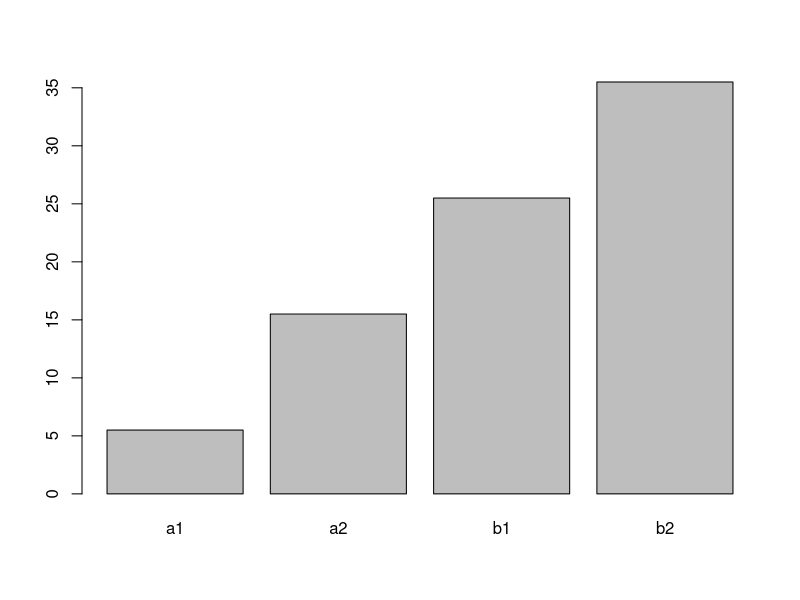
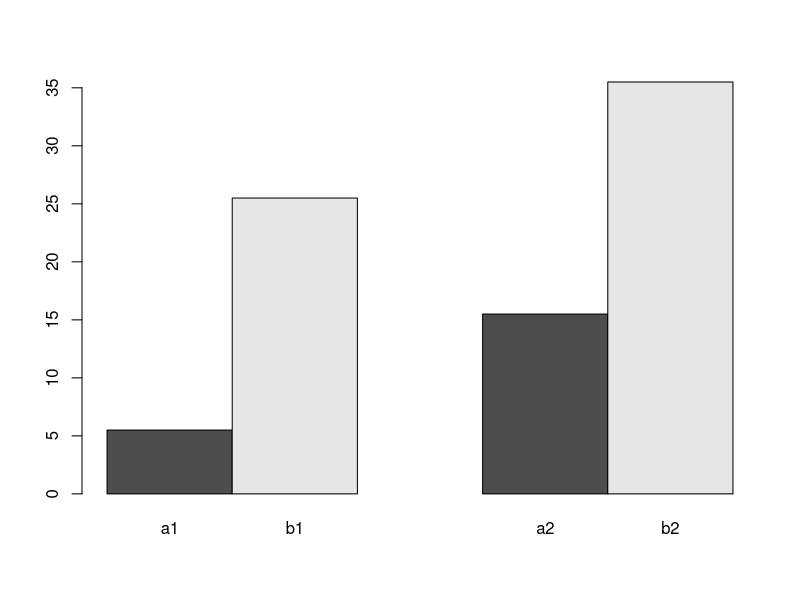
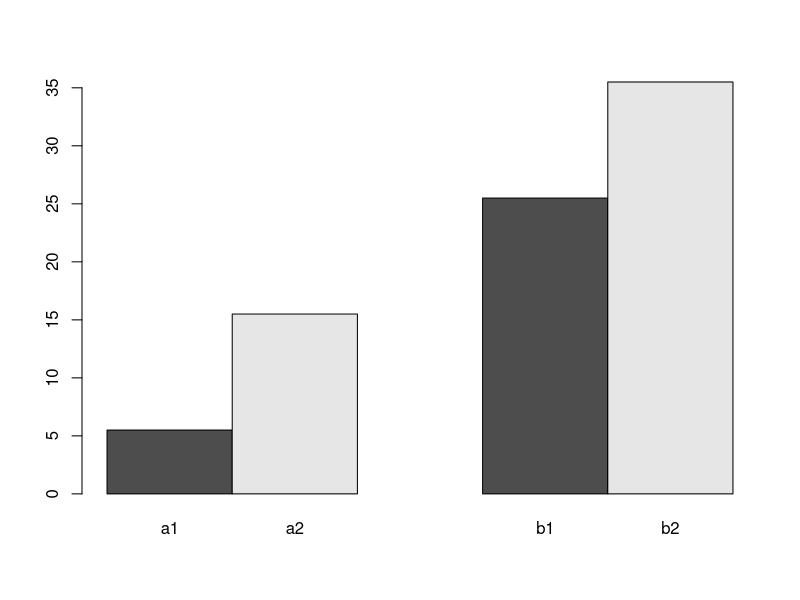
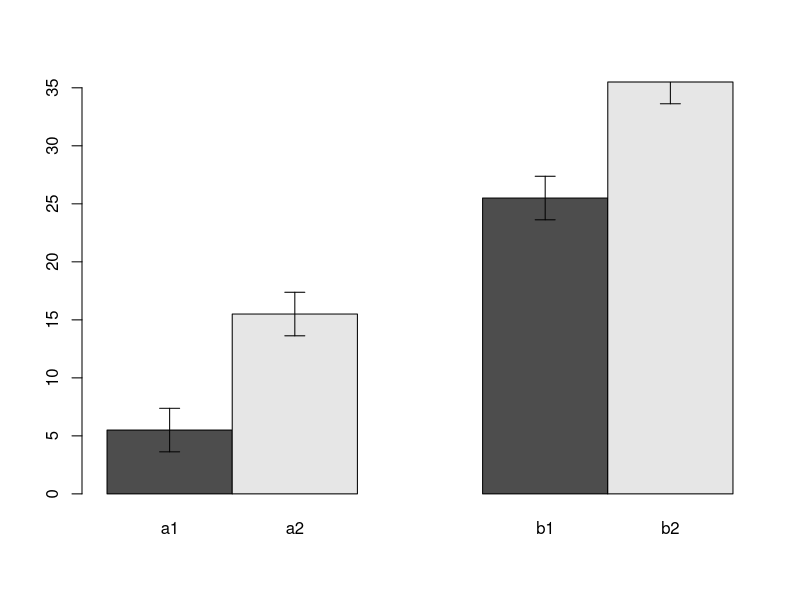
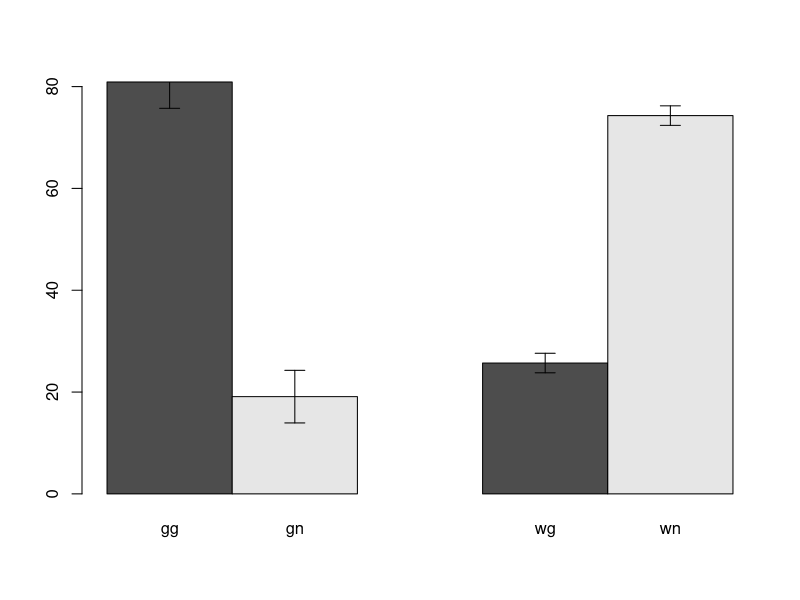

Generate these figures, in order, with R:
## ---- chunk 1
#apply a func to mult cols in df 
# fake data
my.vars <- data.frame(a1=1:10, a2=11:20,b1=21:30,b2=31:40)
my.means <- sapply(my.vars,FUN=mean)
#plot 2 groups and 2 treats as bar plot
barplot(my.means)
my.mat <- cbind(my.means[c(1,3)],my.means[c(2,4)])
barplot(my.mat,beside=TRUE,names=c("a1","b1","a2","b2"))
my.mat <- cbind(my.means[c(1,2)],my.means[c(3,4)])
barplot(my.mat,beside=TRUE,names=c("a1","a2","b1","b2"))
#custom se func
my.se <- function(x){
  sd(x)/sqrt(length(x))
}
stderr <- sapply(my.vars,FUN=my.se)

ci.up <- my.means+1.96*stderr
ci.low <- my.means-1.96*stderr
bp <- barplot(my.mat,beside=TRUE,names=c("a1","a2","b1","b2"))
arrows(y0=ci.low[c(1,2,3,4)],y1=ci.up[c(1,2,3,4)],x0=bp,x1=bp,angle=90,code=3,length=0.1)
## ---- chunk 2
colSums(my.vars)
## ---- chunk 3
my.table <- cbind(c(5,21),c(65,56))
ftest <- fisher.test(my.table)
ftest$p.value
## ---- chunk 4
d1 <- read.csv("gmo_dataset1.csv")
d1m <- sapply(d1[2:5],FUN=mean)
stderr <- sapply(d1[2:5],FUN=my.se)
ci.up <- d1m+1.96*stderr
ci.low <- d1m-1.96*stderr
my.mat <- cbind(d1m[c(1,3)],d1m[c(2,4)])
bp <- barplot(my.mat,beside=TRUE,names=c("gg","gn","wg","wn"))
arrows(y0=ci.low[c(1,3,2,4)],y1=ci.up[c(1,3,2,4)],x0=bp,x1=bp,angle=90,code=3,length=0.1)
#null hyp : wildtype and gmo have the same rate of germination
#alt hyp : gmo has different rate of germination
cs <- colSums(d1[2:5])
my.table <- cbind(cs[c(1,2)],cs[c(3,4)])
fisher.test(my.table)
# with a pvalue significantly less than 0.05, we can conclude that the gmo germination rate is statistically different from wt.
odds <- function(p1,p2,q1,q2){
  (p1/q1)/(p2/q2)
}
odds(d1m[1],d1m[3],d1m[2],d1m[4])
# 12.25 odds ratio is significantly greater than 1, showing that the gmo had a biologically significant effect on germination rate
#Convince: after GMO, the plant germinated at a very significantly higher rate, so we have achieved success, we can feed more people now woo!
## ---- chunk 5
d2 <- read.csv("gmo_dataset2.csv")
# null hyp : wildtype and gmo have the same disease incidence rate
# alt hyp: different
cs <- colSums(d2[2:5])
my.table <- cbind(cs[c(1,3)],cs[c(2,4)])
fisher.test(my.table)
# p value is greater than 0.05 so we cannot conclude that gmo has any association with disease incidence
pvals <- rep(NA, nrow(d2))
for (i in 1:nrow(d2)) {
  x <- d2[i,]
  t <- matrix(unlist(cbind(x[c(2,4)],x[c(3,5)])),nrow=2)
  pvals[i] <- fisher.test(t)$p.value
}
